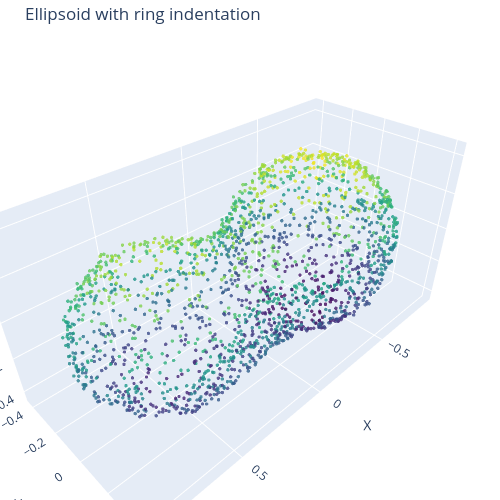

Notebook code cell kept with this figure:
### Code cell
ellipsoid = sample_ellipsoid_point_cloud(n=2000, axes=(0.9, 0.5, 0.5), noise=0.01, random_state=2)
plot_point_cloud(add_ring_indentation(ellipsoid, axis=(1, 0.0, 0.0), z0=0.1, sigma_z=0.25, depth=0.3, offset=(0.0, 0.35, 0.0)),title="Ellipsoid with ring indentation")

### Figure 1 — Plotly figure (JSON) as saved in the notebook; plotly's stock layout.template omitted (floating-point values rounded to 4 significant figures; data arrays with more than 128 entries replaced by an {"elided": "..."} marker saying what was removed)
{"data": [{"marker": {"color": {"elided": "2000 float values"}, "colorscale": [[0, "#440154"], [0.1111, "#482878"], [0.2222, "#3e4989"], [0.3333, "#31688e"], [0.4444, "#26828e"], [0.5556, "#1f9e89"], [0.6667, "#35b779"], [0.7778, "#6ece58"], [0.8889, "#b5de2b"], [1, "#fde725"]], "opacity": 0.8, "size": 2}, "mode": "markers", "type": "scatter3d", "x": {"elided": "2000 float values"}, "y": {"elided": "2000 float values"}, "z": {"elided": "2000 float values"}}], "layout": {"height": 500, "margin": {"b": 0, "l": 0, "r": 0, "t": 40}, "scene": {"aspectmode": "data", "xaxis": {"title": {"text": "X"}}, "yaxis": {"title": {"text": "Y"}}, "zaxis": {"title": {"text": "Z"}}}, "title": {"text": "Ellipsoid with ring indentation"}, "width": 500}}
